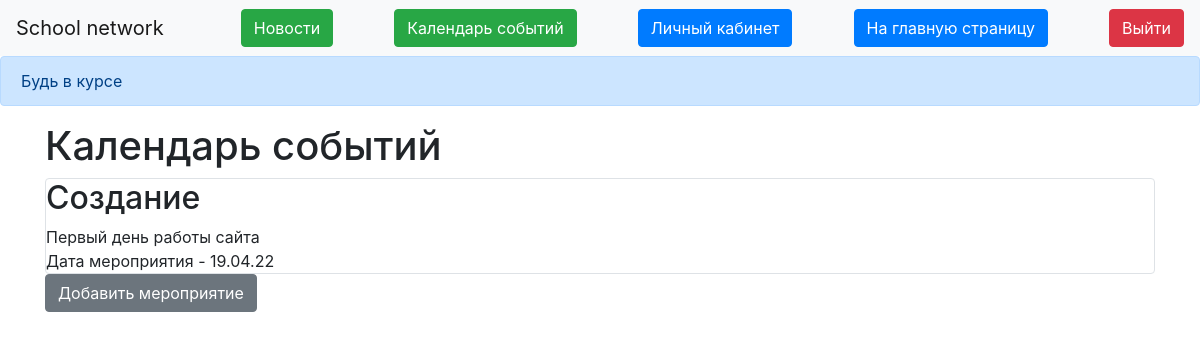
Before: /sob (signed in) with the older database file.
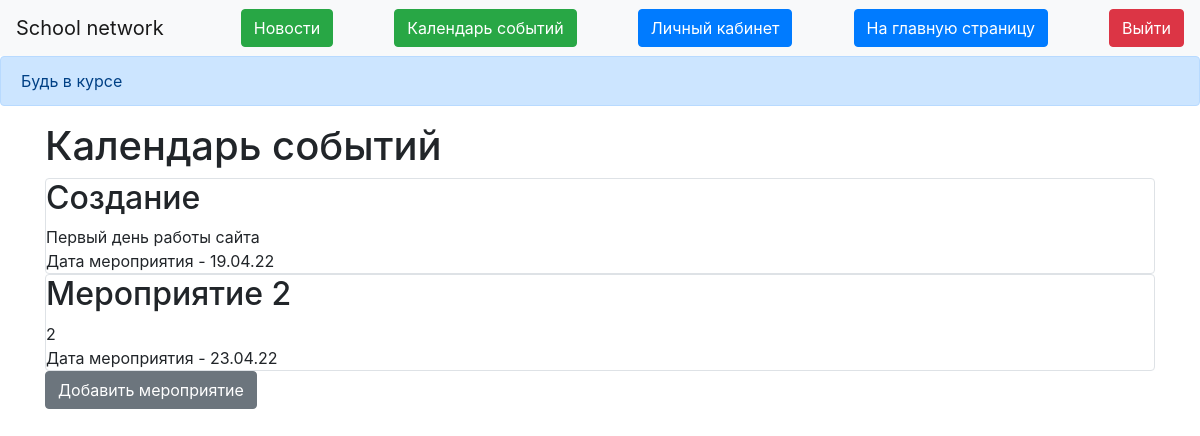
After: the same page with the newer database file.
### data/sob.py (models this page shows)
class Sob(SqlAlchemyBase):
    __tablename__ = 'sob'
    id = sqlalchemy.Column(sqlalchemy.Integer,
                           primary_key=True, autoincrement=True)
    title = sqlalchemy.Column(sqlalchemy.String, nullable=True)
    content = sqlalchemy.Column(sqlalchemy.String, nullable=True)
    date = sqlalchemy.Column(sqlalchemy.String, nullable=True)

### data/users.py (models this page shows, shortened)
class User(SqlAlchemyBase, UserMixin):
    __tablename__ = 'users'
    id = sqlalchemy.Column(sqlalchemy.Integer,
                           primary_key=True, autoincrement=True)
    name = sqlalchemy.Column(sqlalchemy.String, nullable=True)
    about = sqlalchemy.Column(sqlalchemy.String, nullable=True)
    email = sqlalchemy.Column(sqlalchemy.String,
                              index=True, unique=True, nullable=True)
    hashed_password = sqlalchemy.Column(sqlalchemy.String, nullable=True)
    created_date = sqlalchemy.Column(sqlalchemy.DateTime,
                                     default=datetime.datetime.now)
    is_teacher = sqlalchemy.Column(sqlalchemy.Boolean, default=True)
    news = orm.relation("News", back_populates='user')

### main.py (the view)
@app.route("/sob")
def indexsob():
    db_session.global_init("db/blogs.db")
    db_sess = db_session.create_session()
    sob = db_sess.query(Sob)
    teacher = db_sess.query(User).filter(User.id == current_user.id)
    return render_template("sob.html", sob=sob, teacher=teacher)

### data/db_session.py (called while the page is built, shortened)
def global_init(db_file):
    global __factory
    if __factory:
        return

def create_session() -> Session:
    global __factory
    return __factory()

### main.py (called while the page is built)
@login_manager.user_loader
def load_user(user_id):
    db_sess = db_session.create_session()
    return db_sess.query(User).get(user_id)

### templates/sob.html
{% extends "base.html" %}
{% block content %}
<h1>Календарь событий</h1>
{% for item in sob%}
<div class="col-md6 border rounded">
    <h2>{{item.title}}</h2>
    <div>
        {{item.content}}
    </div>
    <div>
        Дата мероприятия - {{item.date}}
    </div>
</div>
{% endfor %}
{% if current_user.is_authenticated%}
{% for i in teacher%}
{%if i.is_teacher == True%}
<a href="/sob_add" class="btn btn-secondary">Добавить мероприятие</a>
{%endif%}
{%endfor%}
{% endif %}
{% endblock %}

Changed rows visible on the page:
added Sob: title "Мероприятие 2", content "2", date "23.04.22"
